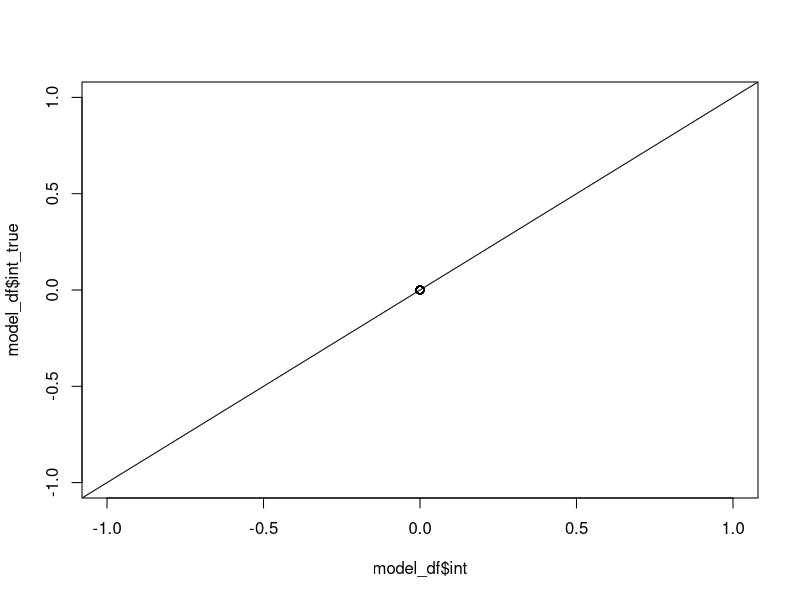
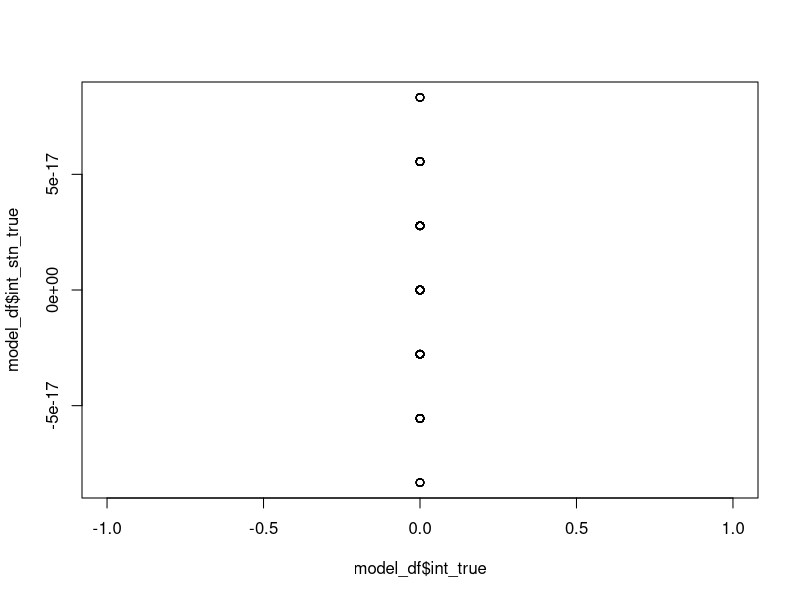
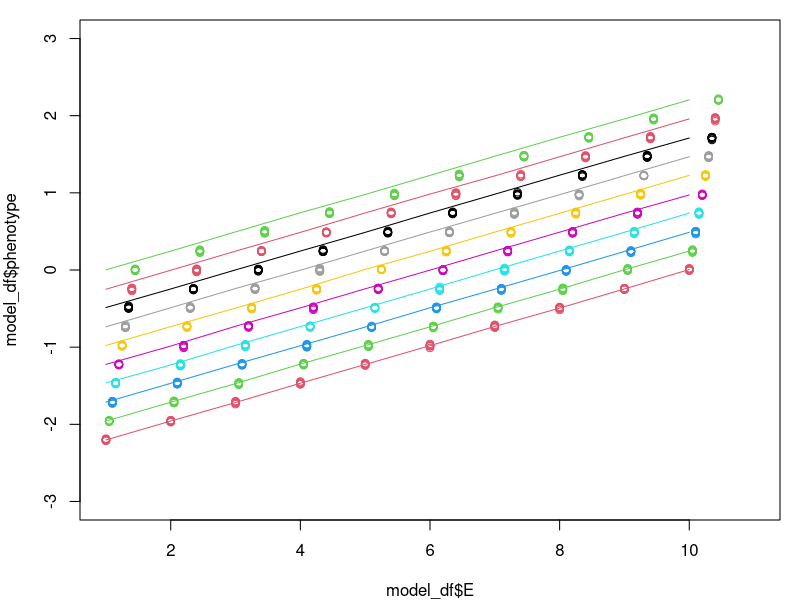
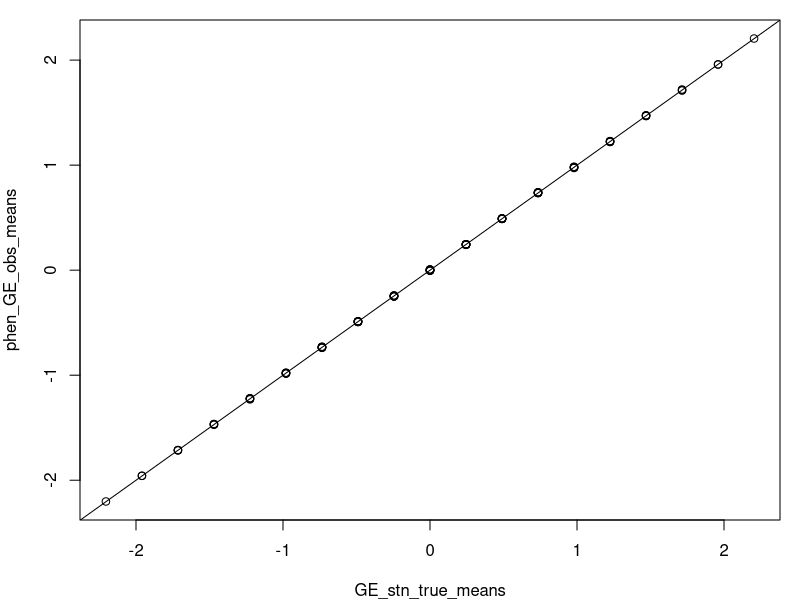
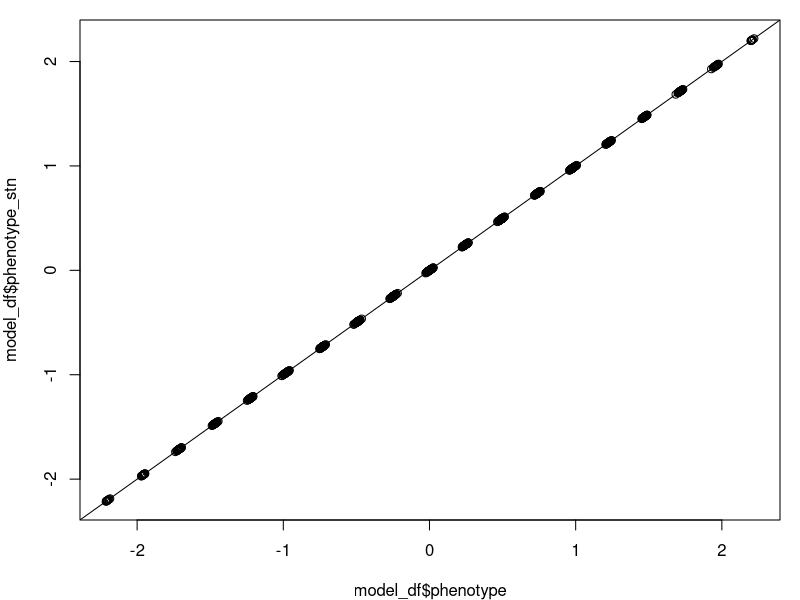
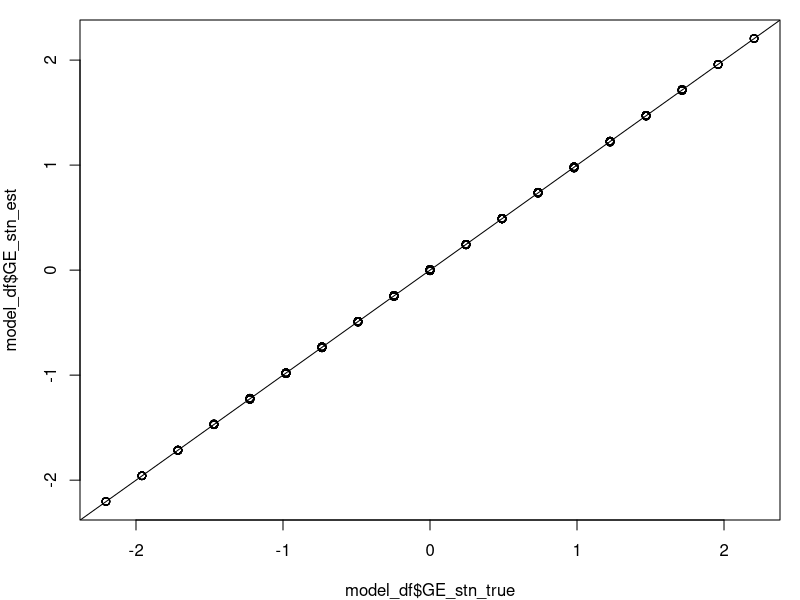
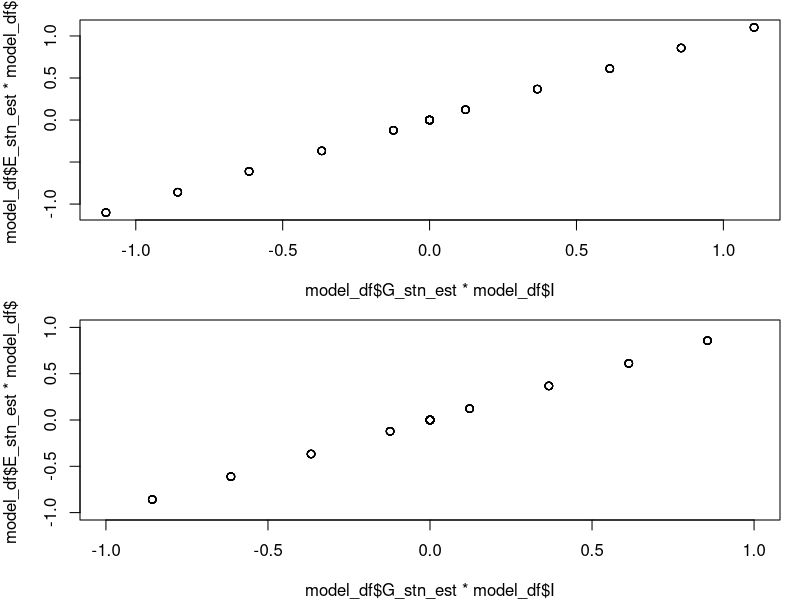
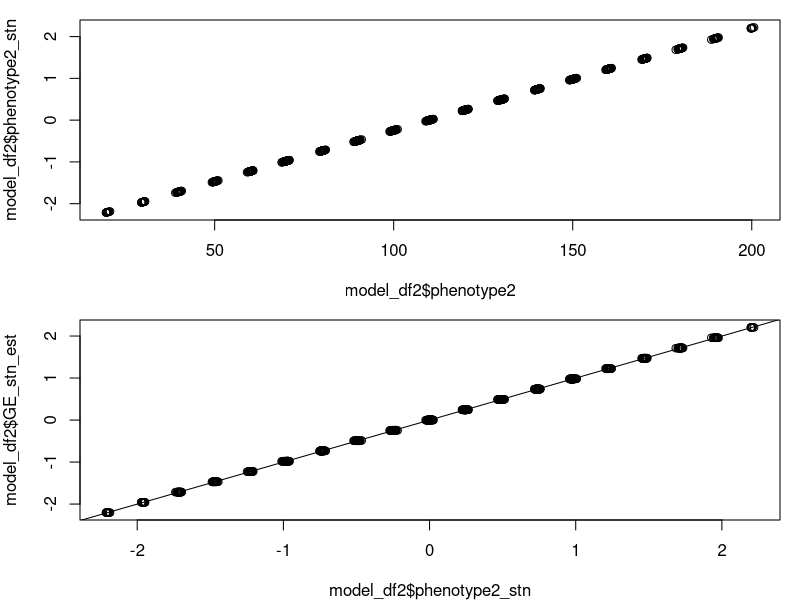

Reproduce these figures in R, in order.
## ---- chunk 1
knitr::opts_chunk$set(echo = TRUE)
  library("emmeans")
  library("lme4")
  library("rlist")
  library("dplyr")
## ---- chunk 2

beta1 = 10 # the amount the phenotype changes across 1 value of the environment (i.e., the slope). This is essentially the amount/degree of phenotypic plasticity that is the same across genotypes.

n_genotypes = 10 # the number of genotypes collected from different locations
n = 10 # sample size
beta2 = 10 # the amount the phenotype changes from one genotype to the next. This is essitially the increase intercept from one genotype to the next.

scale = 0.01 # the scale for sd_noise within pops compared to sd_means among pops
# I'll let you explore the space, but I think the upper would be scale = 1
# I'd start with scale = 1 and scale = 1/2 and see what that looks like

sd_int = 0#n_genotypes # sd of the interaction terms that will be drawn
    #  beta1 <- 1
    #  beta2 <- 1
    
    # Generate data
    
    n_environments = n_genotypes # the number of common garden environments that the genotypes are grown in. Basically, genotype[i] orginates from environment[i]. This matching between genotypes and environment is important for the the cov(G,E) calculation. Here, we only consider the case of the complete reciprocal transplant experiment.

    ## Create levels of genotypes and environments ####
    G = rep(1:n_genotypes, each=n*n_genotypes) # '0' n times, '1' n times
    E = rep(1:n_environments,times=n*n_genotypes) # '0'x50, '1'x50, '0'x50, '1'x50
    #set.seed(97)
    

    ## Create interaction effect for each level of both factors ####
    # In this case we assume the GxE interactions are a 
    # normally distributed random variable with a mean of 0
    # As the sd increases, so does the GxE among treatments
    if(sd_int == 0){
      int = 0
    }else{
    int <- rnorm(n_genotypes * n_environments, 0, sd=sd_int)
    }
    # no GxE
 
     # this sd determines the amount of GxE
    int_df <- data.frame(expand.grid(G=1:n_genotypes, E=1:n_environments), 
                         int)
    
    ### Create the model dataframe ####
    model_df <- data.frame(G, E)
    model_df$GE_factor <- paste0("G",model_df$G, "E", model_df$E)
    model_df <- merge(model_df, int_df)
    model_df <- model_df[order(model_df$G, model_df$E),]
    dim(model_df)
    head(model_df, 30)
    
    # Generate phenotype data using the regression equation ####
    model_df$GE_true = beta1*model_df$E + beta2*model_df$G + model_df$int
    
    G_true <- data.frame(G=1:n_genotypes, G_true=tapply(model_df$GE_true, model_df$G, mean))
    E_true <- data.frame(E=1:n_genotypes , E_true=tapply(model_df$GE_true, model_df$E, mean))
    
    model_df1 <- merge(model_df,G_true)
    model_df2 <- merge(model_df1,E_true)
    model_df <- model_df2
    
    model_df$mean_true <- mean(model_df$GE_true)
    
    model_df$int_true <- model_df$mean_true + model_df$GE_true - 
                        model_df$G_true -   model_df$E_true
    head(model_df)
    tail(model_df)
    par(mfrow=c(1,1))
    plot(model_df$int, model_df$int_true)
    abline(0,1)
## ---- chunk 3
GE_true_means <- tapply(model_df$GE_true, model_df$GE_factor, mean)

model_df$GE_stn_true <- (model_df$GE_true - mean(GE_true_means))/sd(GE_true_means)

GE_stn_true_means <- tapply(model_df$GE_stn_true, model_df$GE_factor, mean)

    G_stn_true <- data.frame(G=1:n_genotypes, G_stn_true=tapply(model_df$GE_stn_true, model_df$G, mean))
    E_stn_true <- data.frame(E=1:n_genotypes , E_stn_true=tapply(model_df$GE_stn_true, model_df$E, mean))
    
    model_df1 <- merge(model_df,G_stn_true)
    model_df2 <- merge(model_df1,E_stn_true)
    model_df <- model_df2

    model_df$mean_stn_true <- mean(model_df$GE_stn_true)
    
    model_df$int_stn_true <- model_df$mean_stn_true + model_df$GE_stn_true - 
                        model_df$G_stn_true -   model_df$E_stn_true
    head(model_df)
    tail(model_df)
    par(mfrow=c(1,1))
    plot(model_df$int_true, model_df$int_stn_true)
      # awesome
## ---- chunk 4
sd(GE_stn_true_means)
# I guess this will always be 1 because we standardize.
sd_noise <- sd(as.numeric(GE_stn_true_means))*scale
model_df$e = rnorm(n*n_genotypes*n_environments, 0, sd=sd_noise) # Random noise

model_df$phenotype <- model_df$GE_stn_true + model_df$e
head(model_df)
## ---- chunk 5
   par(mfrow=c(1,1), mar=c(4,4,1,1))
    plot(model_df$phenotype~model_df$E, col=0, xlim=c(1,n_genotypes+1), ylim=c(-3,3))
    for (m in 1:n_genotypes){
      x <- model_df$E[model_df$G==m]+0.05*(m-1)
      points(model_df$phenotype[model_df$G==m]~x, col=m+1)
      p_means <- tapply(model_df$phenotype[model_df$G==m],model_df$E[model_df$G==m], mean)
      points(p_means~as.numeric(names(p_means)),
             col=m+1, type="l")
    }
## ---- chunk 6
# Step A: standardize by mean(GE_means) and sd(GE_means)
phen_GE_obs_means <- tapply(model_df$phenotype, model_df$GE_factor, mean)

plot(GE_stn_true_means, phen_GE_obs_means) #sanity check
abline(0,1)

model_df$phenotype_stn <- (model_df$phenotype-mean(phen_GE_obs_means))/sd(phen_GE_obs_means)

plot(model_df$phenotype, model_df$phenotype_stn)
abline(0,1)

# Step B: calculate observed G_means and E_means and interaction
    G_stn_est <- data.frame(G=1:n_genotypes, G_stn_est=tapply(model_df$phenotype_stn, model_df$G, mean))
    E_stn_est <- data.frame(E=1:n_genotypes , E_stn_est=tapply(model_df$phenotype_stn, model_df$E, mean))
    
    GE_stn_est_means <- tapply(model_df$phenotype_stn, model_df$GE_factor, mean)
    GE_stn_est_means_df <- data.frame(GE_factor=names(GE_stn_est_means) , GE_stn_est=GE_stn_est_means)
    
    model_df1 <- merge(model_df,G_stn_est)
    model_df2 <- merge(model_df1,E_stn_est)
    model_df3 <- merge(model_df2, GE_stn_est_means_df)
    model_df <- model_df3
    
    plot(model_df$GE_stn_true, model_df$GE_stn_est)
    abline(0,1) # looks good
    
    model_df$mean_stn_est <- mean(model_df$phenotype_stn)
    
    # Calculate interaction
    model_df$int_stn_est <- model_df$mean_stn_est + model_df$GE_stn_est - 
                        model_df$G_stn_est -   model_df$E_stn_est
## ---- chunk 7
head(model_df)
(true_int <- mean(abs(model_df$int_stn_true)))

(obs_int <- mean(abs(model_df$int_stn_est)))
## ---- chunk 8
head(model_df)

V_G_SS = sum((model_df$G_stn_est-model_df$mean_stn_est)^2)
V_E_SS = sum((model_df$E_stn_est-model_df$mean_stn_est)^2)
V_GE_SS = sum(model_df$int_stn_est^2)
V_error = sum((model_df$phenotype_stn - model_df$GE_stn_est)^2)

model_df$I = model_df$E==model_df$G

# Covariance pattern (ignore the 0,0 points)
par(mfrow=c(2,1))
plot(model_df$G_stn_est*model_df$I, model_df$E_stn_est*model_df$I)
plot(model_df$G_stn_est*model_df$I, model_df$E_stn_est*model_df$I, xlim=c(-1,1), ylim=c(-1,1))

V_Cov_GE <-  (nlevels(factor(model_df$G))-1)*
  nlevels(factor(model_df$E))*
  sum((model_df$G_stn_est-model_df$mean_stn_est)*(model_df$E_stn_est-model_df$mean_stn_est)*model_df$I)

SS <- round(rbind(V_G_SS, V_E_SS, V_GE_SS, V_Cov_GE, V_error),2)
omega2 <- round(abs(SS)/sum(abs(SS)),2)
data.frame(SS, abs(SS), omega2)
## ---- chunk 9
# what we did to standardize: model_df$GE_stn_true <- (model_df$GE_true - mean(GE_true_means))/sd(GE_true_means)
model_df2 <- model_df[,1:3]
model_df2$phenotype2 <- model_df$phenotype*sd(GE_true_means)+mean(GE_true_means) #backtransform


# Step A: standardize by mean(GE_means) and sd(GE_means)
phen_GE_obs_means <- tapply(model_df2$phenotype2, model_df2$GE_factor, mean)

model_df2$phenotype2_stn <- (model_df2$phenotype2-mean(phen_GE_obs_means))/sd(phen_GE_obs_means)

plot(model_df2$phenotype2, model_df2$phenotype2_stn) # straight line check

# Step B: calculate observed G_means and E_means and interaction
    G_stn_est <- data.frame(G=1:n_genotypes, G_stn_est=tapply(model_df2$phenotype2_stn, model_df2$G, mean))
    E_stn_est <- data.frame(E=1:n_genotypes , E_stn_est=tapply(model_df2$phenotype2_stn, model_df2$E, mean))
    
    GE_stn_est_means <- tapply(model_df2$phenotype2_stn, model_df2$GE_factor, mean)
    GE_stn_est_means_df <- data.frame(GE_factor=names(GE_stn_est_means) , GE_stn_est=GE_stn_est_means)
    
    model_dfa <- merge(model_df2,G_stn_est)
    model_dfb <- merge(model_dfa,E_stn_est)
    model_dfc <- merge(model_dfb, GE_stn_est_means_df)
    head(model_dfc)
    model_df2 <- model_dfc
    
    plot(model_df2$phenotype2_stn, model_df2$GE_stn_est)
    abline(0,1) # looks good
    
    model_df2$mean_stn_est <- mean(model_df2$phenotype2_stn)
    
    # Calculate interaction
    model_df2$int_stn_est <- model_df2$mean_stn_est + model_df2$GE_stn_est - 
                        model_df2$G_stn_est -   model_df2$E_stn_est
    
    
## ---- chunk 10
head(model_df)
(true_int <- mean(abs(model_df$int_stn_true)))
# Although we call this "true_int", when int=0 this should be 0
# note this is a shortcut that only works with equal sample sizes

(obs_int_sim <- mean(abs(model_df$int_stn_est)))
# when int=0, this will increase as the within-population mean gets less accurate

(obs_int_emp <- mean(abs(model_df2$int_stn_est)))
